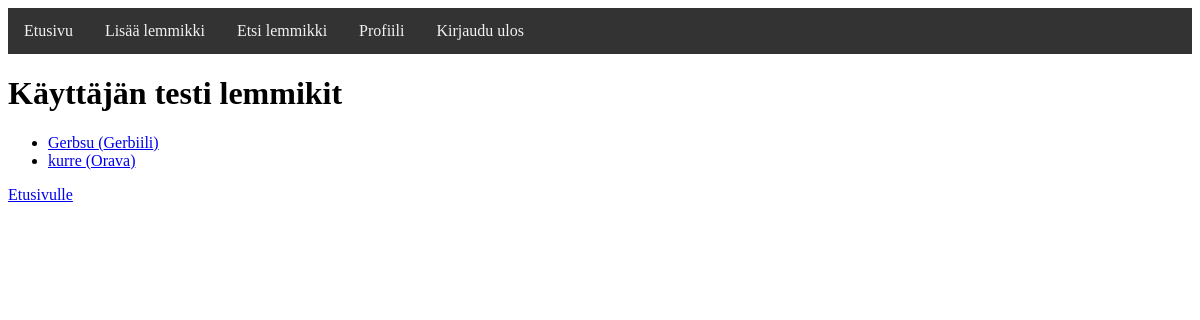
Screenshot of /user/2 (signed in) with the database file from the repository.
### tables this page shows
CREATE TABLE users (
    id INTEGER PRIMARY KEY,
    username TEXT UNIQUE,
    password_hash TEXT
);

CREATE TABLE pets (
    id INTEGER PRIMARY KEY AUTOINCREMENT,
    animal_id INTEGER NOT NULL,
    breed_id INTEGER NOT NULL,
    pet_name TEXT NOT NULL,
    description TEXT, user_id INTEGER REFERENCES users(id),
    FOREIGN KEY (animal_id) REFERENCES animals(id),
    FOREIGN KEY (breed_id) REFERENCES breeds(id)
);

CREATE TABLE breeds (
    id INTEGER PRIMARY KEY AUTOINCREMENT,
    animal_id INTEGER,
    breed_name TEXT NOT NULL,
    FOREIGN KEY (animal_id) REFERENCES animals(id)
);

### app.py (the view)
@app.route("/user/<int:user_id>")
def user_profile(user_id):
    user = db.query("SELECT username FROM users WHERE id = ?", [user_id])
    if not user:
        abort(404)
    username = user[0][0]
    pets_list = db.query("""
        SELECT p.id, p.pet_name, b.breed_name
        FROM pets p
        JOIN breeds b ON p.breed_id = b.id
        WHERE p.user_id = ?
        ORDER BY p.pet_name
    """, [user_id])
    return render_template("user_profile.html", username=username, pets=pets_list)

### app.py (called while the page is built)
@app.context_processor
def inject_user_id():
    user_id = None
    if "username" in session:
        result = db.query("SELECT id FROM users WHERE username = ?", [session["username"]])
        if result:
            user_id = result[0][0]
    return dict(session_user_id=user_id)

### db.py (called while the page is built)
def get_connection():
    con = sqlite3.connect("database.db")
    con.execute("PRAGMA foreign_keys = ON")
    con.row_factory = sqlite3.Row
    return con

def query(sql, params=[]):
    con = get_connection()
    result = con.execute(sql, params).fetchall()
    con.close()
    return result

### templates/user_profile.html (shortened to what this page needs)
{% extends "base.html" %}
{% block content %}
  <h1>Käyttäjän {{ username }} lemmikit</h1>
  {% if pets %}
    <ul>
      {% for pet in pets %}
        <li><a href="/pet/{{ pet.id }}">{{ pet.pet_name }} ({{ pet.breed_name }})</a></li>
      {% endfor %}
    </ul>
  {% else %}
    <p>Käyttäjällä ei ole vielä lemmikkejä.</p>
  {% endif %}
  <p><a href="/">Etusivulle</a></p>
{% endblock %}

### rows the page displays
users: username "testi"
pets: pet_name "Gerbsu", breed_name "Gerbiili"
pets: pet_name "kurre", breed_name "Orava"
